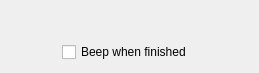
<?xml version="1.0" encoding="UTF-8"?>
<ui version="4.0">
 <class>BatchProcessingLowerPanel</class>
 <widget class="QWidget" name="BatchProcessingLowerPanel">
  <property name="geometry">
   <rect>
    <x>0</x>
    <y>0</y>
    <width>259</width>
    <height>73</height>
   </rect>
  </property>
  <property name="windowTitle">
   <string>Form</string>
  </property>
  <layout class="QGridLayout" name="gridLayout">
   <item row="0" column="0" colspan="4">
    <widget class="SystemLoadWidget" name="systemLoadWidget" native="true"/>
   </item>
   <item row="1" column="0">
    <spacer name="horizontalSpacer">
     <property name="orientation">
      <enum>Qt::Horizontal</enum>
     </property>
     <property name="sizeHint" stdset="0">
      <size>
       <width>51</width>
       <height>20</height>
      </size>
     </property>
    </spacer>
   </item>
   <item row="1" column="1">
    <widget class="QCheckBox" name="beepWhenFinished">
     <property name="text">
      <string>Beep when finished</string>
     </property>
    </widget>
   </item>
   <item row="1" column="2">
    <spacer name="horizontalSpacer_2">
     <property name="orientation">
      <enum>Qt::Horizontal</enum>
     </property>
     <property name="sizeHint" stdset="0">
      <size>
       <width>50</width>
       <height>20</height>
      </size>
     </property>
    </spacer>
   </item>
  </layout>
 </widget>
 <customwidgets>
  <customwidget>
   <class>SystemLoadWidget</class>
   <extends>QWidget</extends>
   <header>../app/SystemLoadWidget.h</header>
   <container>1</container>
  </customwidget>
 </customwidgets>
 <resources/>
 <connections/>
</ui>
